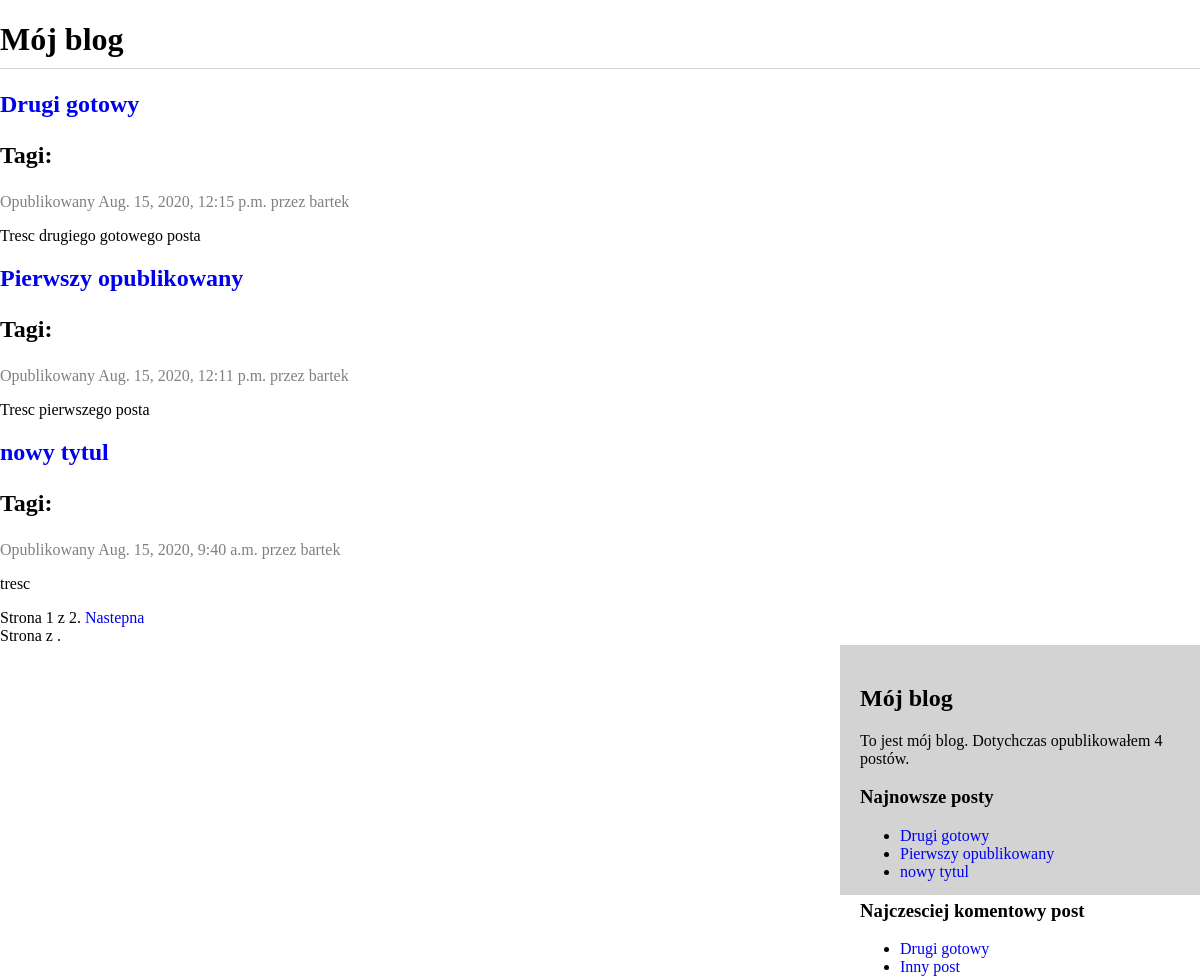
Before: /blog/ with the older database file.
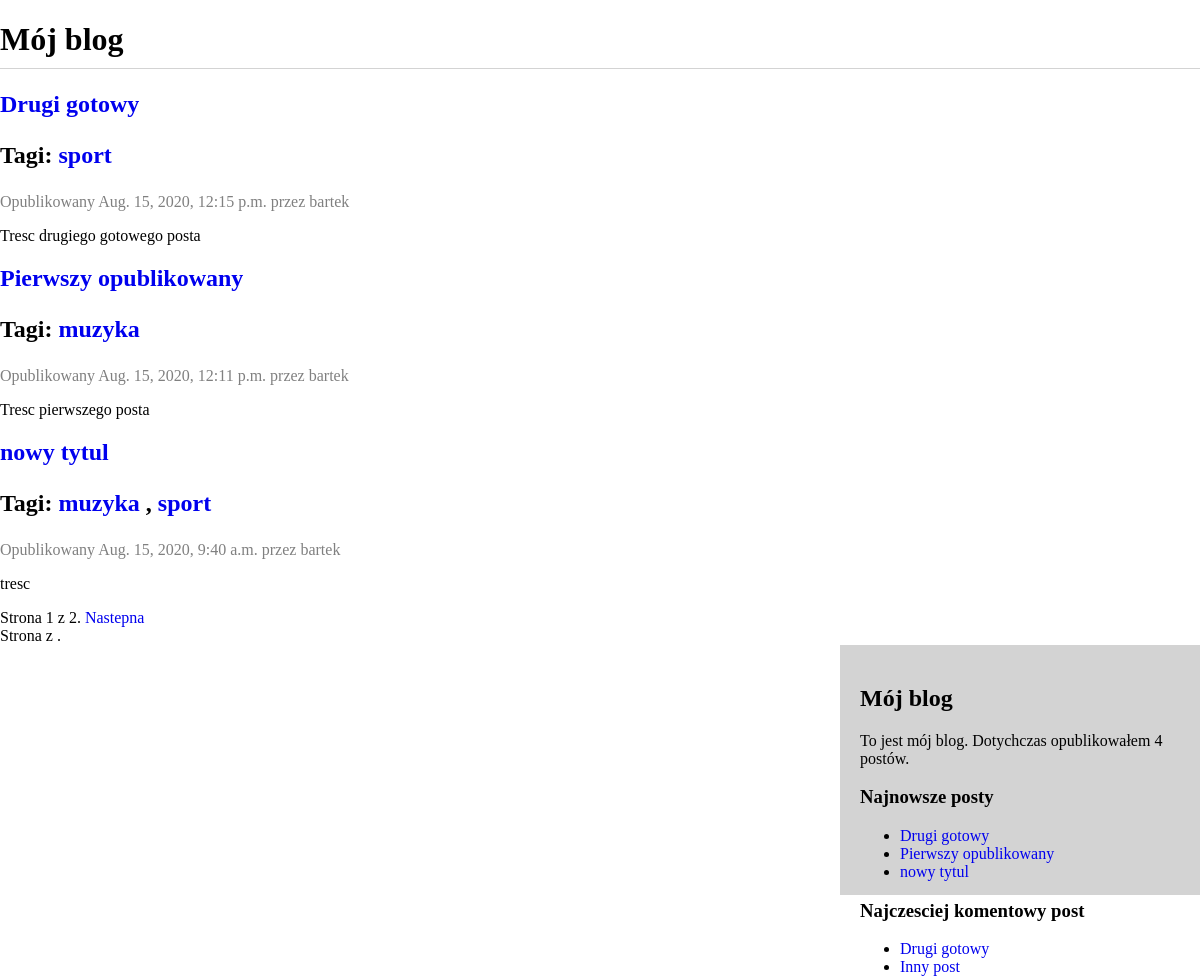
After: the same page with the newer database file.
### blog/models.py (models this page shows, shortened)
class Post(models.Model):
    STATUS_CHOICES = (
        ('draft','Draft'),
        ('published', 'Published'),
    )
    title = models.CharField(max_length=250)
    slug = models.SlugField(max_length=250, unique_for_date='publish')
    author = models.ForeignKey(User, on_delete=models.CASCADE, related_name='blog_posts')
    body = models.TextField()
    publish = models.DateTimeField(default=timezone.now)
    created = models.DateTimeField(auto_now_add=True)
    updated = models.DateTimeField(auto_now=True)
    status = models.CharField(max_length=10, choices=STATUS_CHOICES, default='draft')
    objects = models.Manager()              #manager domyslny
    published = PublishedManager()          #manager niestandardowy
    tags = TaggableManager()
    class Meta:
        ordering = ('-publish',)
    def get_absolute_url(self):
        return reverse('blog:post_detail',args=[self.publish.year, self.publish.strftime('%m'), self.publish.strftime('%d'), self.slug])

### blog/views.py (the view)
# urls.py: path('', views.post_list, name='post_list'), #jako def w view
def post_list(request, tag_slug = None):
    object_list = Post.published.all()
    tag = None
    if tag_slug:
        tag = get_object_or_404(Tag, slug=tag_slug)
        object_list = object_list.filter(tags__in=[tag])
    paginator = Paginator(object_list, 3)    #trzy posty na stronie
    page = request.GET.get('page')
    try:
        posts = paginator.page(page)
    except PageNotAnInteger: #jezeli zmienna page nie jest l. calkowita, pobierana jest pirewsza strona
        posts = paginator.page(1)
    except EmptyPage:   #jezeli strona jest pusta (za duzy nr), pobiera sie ostatnia strona
        posts = paginator.page(paginator.num_pages)
    return render(request, 'blog/post/list.html', {'page':page,'posts':posts, 'tag':tag})

### blog/models.py (called while the page is built)
    def get_queryset(self):
        return super(PublishedManager, self).get_queryset().filter(status='published')

### blog/templatetags/blog_tags.py (called while the page is built)
@register.simple_tag
def total_posts():
    return Post.published.count()

@register.inclusion_tag('blog/post/latest_posts.html')
def show_latest_posts(count=5):
    latest_posts = Post.published.order_by('-publish')[:count]
    return {'latest_posts':latest_posts}

@register.simple_tag
def get_most_commented_posts(count=5):
    return Post.published.annotate(total_comments=Count('comments')).order_by('-total_comments')[:count]

@register.filter(name='markdown')
def markdown_format(text):
    return mark_safe(markdown.markdown(text))

### blog/templates/blog/post/list.html (shortened to what this page needs)
{% extends "blog/base.html" %}
{% load blog_tags %}
{% block content %}
    <h1>Mój blog</h1>
    {% for post in posts %}
        <h2>
            <a href="{{ post.get_absolute_url }}">
                {{ post.title }}
            </a>
            <p class='tags'> Tagi:
                {% for tag in post.tags.all %}
                    <a href="{% url 'blog:post_list_by_tag' tag.slug %}">
                        {{ tag.name }}
                    </a>
                    {% if not forloop.last %}, {% endif %}
                {% endfor %}
            </p>
        </h2>
        <p class="date">
            Opublikowany {{ post.publish }} przez {{ post.author }}
        </p>
        {{ post.body|markdown|truncatewords:30 }}
    {% endfor %}
    {% include "pagination.html" with page=posts %}
    {% include "pagination.html" with page=page_obj %}
{% endblock %}

### blog/templates/blog/base.html (shortened to what this page needs)
{% load blog_tags %}
{% load static %}
<!DOCTYPE html>
<html lang="en">
<head>
    <link href="{% static 'blog.css' %}" rel="stylesheet">
</head>
<body>
    <div id="content">
        {% block content %}
        {% endblock %}
    </div>
    <div id="sidebar">
        <h2>Mój blog</h2>
        <p>To jest mój blog. Dotychczas opublikowałem {% total_posts %} postów. </p>
        <h3>Najnowsze posty</h3>
        {% show_latest_posts 3 %}
        <h3>Najczesciej komentowy post</h3>
        {% get_most_commented_posts 2 as most_commented_posts %}
        <ul>
            {% for most_commented_post in most_commented_posts %}
            <li>
                <a href="{{ most_commented_post.get_absolute_url }}">{{ most_commented_post.title }}</a>
            </li>
        {% endfor %}
        </ul>
    </div>
</body>
</html>

### blog/templates/blog/post/latest_posts.html
<ul>
    {% for post in latest_posts %}
        <li>
            <a href="{{ post.get_absolute_url }}" > {{ post.title }} </a>
        </li>
    {% endfor %}
</ul>

Changed rows visible on the page:
added Tag: name "sport"
added Tag: name "muzyka"
